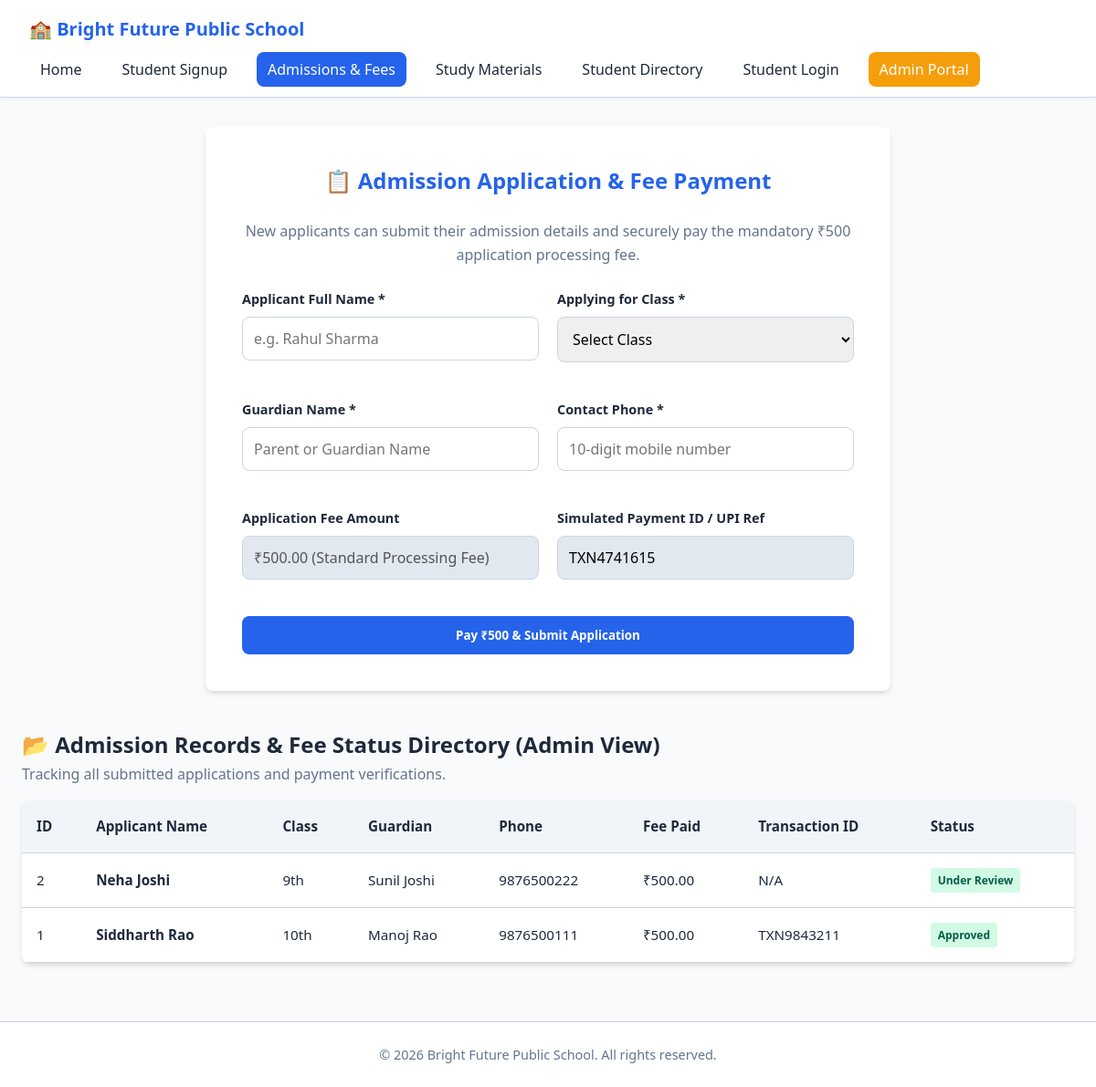
The page /admission.php (signed in) on the database its author committed.
### tables this page shows
CREATE TABLE IF NOT EXISTS admissions (
    id INT AUTO_INCREMENT PRIMARY KEY,
    applicant_name VARCHAR(100) NOT NULL,
    applied_class VARCHAR(20) NOT NULL,
    guardian_name VARCHAR(100) NOT NULL,
    contact_phone VARCHAR(15) NOT NULL,
    fee_amount DECIMAL(10,2) NOT NULL DEFAULT 500.00,
    payment_status ENUM('Paid', 'Pending', 'Failed') DEFAULT 'Pending',
    transaction_id VARCHAR(50) DEFAULT NULL,
    admission_status ENUM('Under Review', 'Approved', 'Rejected') DEFAULT 'Under Review',
    created_at TIMESTAMP DEFAULT CURRENT_TIMESTAMP
);

### admission.php (the view, shortened to what this page needs)
<?php
require_once 'config.php';
$is_admin = isset($_SESSION['admin_logged_in']) && $_SESSION['admin_logged_in'] === true;
$admissions_result = null;
if ($is_admin) {
    $admissions_result = mysqli_query($conn, "SELECT * FROM admissions ORDER BY id DESC");
}
?>
<!DOCTYPE html>
<html lang="en">
<head>
    <link rel="stylesheet" href="style.css">
</head>
<body>
    <header>
        <div class="nav-container">
            <div class="logo">🏫 Bright Future Public School</div>
            <nav>
                <ul>
                    <li><a href="index.php">Home</a></li>
                    <li><a href="register.php">Student Signup</a></li>
                    <li><a href="admission.php" class="active">Admissions & Fees</a></li>
                    <li><a href="materials.php">Study Materials</a></li>
                    <li><a href="search.php">Student Directory</a></li>
                    <li><a href="student_login.php">Student Login</a></li>
                    <li><a href="admin_login.php" style="background: var(--accent-color); color: white;">Admin Portal</a></li>
                </ul>
            </nav>
        </div>
    </header>
    <div class="container">
        <div class="form-card" style="margin-bottom: 2.5rem;">
            <h2>📋 Admission Application & Fee Payment</h2>
            <p style="text-align: center; color: var(--text-light); margin-bottom: 1.5rem;">
                New applicants can submit their admission details and securely pay the mandatory ₹500 application processing fee.
            </p>
            <form action="admission.php" method="POST">
                <div class="form-row">
                    <div class="form-group">
                        <label for="applicant_name">Applicant Full Name *</label>
                        <input type="text" id="applicant_name" name="applicant_name" required placeholder="e.g. Rahul Sharma">
                    </div>
                    <div class="form-group">
                        <label for="applied_class">Applying for Class *</label>
                        <select id="applied_class" name="applied_class" required>
                            <option value="">Select Class</option>
                        </select>
                    </div>
                </div>
                <div class="form-row">
                    <div class="form-group">
                        <label for="guardian_name">Guardian Name *</label>
                        <input type="text" id="guardian_name" name="guardian_name" required placeholder="Parent or Guardian Name">
                    </div>
                    <div class="form-group">
                        <label for="contact_phone">Contact Phone *</label>
                        <input type="text" id="contact_phone" name="contact_phone" required pattern="[0-9]{10}" placeholder="10-digit mobile number">
                    </div>
                </div>
                <div class="form-row">
                    <div class="form-group">
                        <label for="fee_display">Application Fee Amount</label>
                        <input type="text" id="fee_display" value="₹500.00 (Standard Processing Fee)" disabled style="background: #e2e8f0;">
                    </div>
                    <div class="form-group">
                        <label for="transaction_id">Simulated Payment ID / UPI Ref</label>
                        <input type="text" id="transaction_id" name="transaction_id" value="TXN<?php echo random_int(1000000, 9999999); ?>" readonly style="background: #e2e8f0;">
                    </div>
                </div>
                <button type="submit" name="submit_application" class="btn" style="width: 100%;">Pay ₹500 & Submit Application</button>
            </form>
        </div>
        <?php if ($is_admin): ?>
            <h2>📂 Admission Records & Fee Status Directory (Admin View)</h2>
            <p style="color: var(--text-light); margin-bottom: 1rem;">Tracking all submitted applications and payment verifications.</p>
            <div class="table-responsive">
                <table>
                    <thead>
                        <tr>
                            <th>ID</th>
                            <th>Applicant Name</th>
                            <th>Class</th>
                            <th>Guardian</th>
                            <th>Phone</th>
                            <th>Fee Paid</th>
                            <th>Transaction ID</th>
                            <th>Status</th>
                        </tr>
                    </thead>
                    <tbody>
                        <?php if ($admissions_result && mysqli_num_rows($admissions_result) > 0): ?>
                            <?php while($row = mysqli_fetch_assoc($admissions_result)): ?>
                                <tr>
                                    <td><?php echo htmlspecialchars($row['id']); ?></td>
                                    <td><strong><?php echo htmlspecialchars($row['applicant_name']); ?></strong></td>
                                    <td><?php echo htmlspecialchars($row['applied_class']); ?></td>
                                    <td><?php echo htmlspecialchars($row['guardian_name']); ?></td>
                                    <td><?php echo htmlspecialchars($row['contact_phone']); ?></td>
                                    <td>₹<?php echo number_format($row['fee_amount'], 2); ?></td>
                                    <td><code><?php echo htmlspecialchars($row['transaction_id'] ?? 'N/A'); ?></code></td>
                                    <td>
                                        <span class="badge badge-success"><?php echo htmlspecialchars($row['admission_status']); ?></span>
                                    </td>
                                </tr>
                            <?php endwhile; ?>
                        <?php else: ?>
                            <tr>
                                <td colspan="8" style="text-align: center; padding: 2rem; color: var(--text-light);">No admission records found.</td>
                            </tr>
                        <?php endif; ?>
                    </tbody>
                </table>
            </div>
        <?php else: ?>
            <div class="form-card" style="max-width: 700px; text-align: center;">
                <p style="color: var(--text-light);">The full admissions ledger (guardian contact details and payment status) is visible to school administrators only. <a href="admin_login.php">Admin login</a></p>
            </div>
        <?php endif; ?>
    </div>
    <footer>
        <p>&copy; <?php echo date('Y'); ?> Bright Future Public School. All rights reserved.</p>
    </footer>
</body>
</html>

### style.css (style rules this page uses)
:root { --primary-color: #2563eb; --primary-dark: #1d4ed8; --accent-color: #f59e0b; --success-color: #10b981; --danger-color: #ef4444; --bg-color: #f8fafc; --card-bg: #ffffff; --text-main: #1e293b; --text-light: #64748b; --border-color: #cbd5e1; --radius: 8px; --shadow: 0 4px 6px -1px rgba(0, 0, 0, 0.1), 0 2px 4px -1px rgba(0, 0, 0, 0.06); }
* { box-sizing: border-box; margin: 0; padding: 0; font-family: 'Segoe UI', Tahoma, Geneva, Verdana, sans-serif; }
body { background-color: var(--bg-color); color: var(--text-main); line-height: 1.6; display: flex; flex-direction: column; min-height: 100vh; }
header { background: #ffffff; border-bottom: 1px solid var(--border-color); box-shadow: 0 1px 3px rgba(0,0,0,0.05); position: sticky; top: 0; z-index: 1000; }
.nav-container { max-width: 1200px; margin: 0 auto; padding: 1rem 2rem; display: flex; justify-content: space-between; align-items: center; flex-wrap: wrap; gap: 1rem; }
.logo { font-size: 1.25rem; font-weight: 700; color: var(--primary-color); display: flex; align-items: center; gap: 0.5rem; }
nav ul { list-style: none; display: flex; gap: 1.25rem; flex-wrap: wrap; align-items: center; }
nav a { text-decoration: none; color: var(--text-main); font-weight: 500; padding: 0.5rem 0.75rem; border-radius: var(--radius); transition: all 0.2s ease; }
nav a:hover, nav a.active { background-color: var(--primary-color); color: #ffffff; }
.container { max-width: 1200px; margin: 2rem auto; padding: 0 1.5rem; flex: 1; width: 100%; }
.form-card { background: var(--card-bg); padding: 2.5rem; border-radius: var(--radius); box-shadow: var(--shadow); max-width: 750px; margin: 0 auto; }
.form-card h2 { margin-bottom: 1.5rem; color: var(--primary-color); text-align: center; }
.form-row { display: grid; grid-template-columns: 1fr 1fr; gap: 1.25rem; margin-bottom: 1.25rem; }
.form-group { display: flex; flex-direction: column; margin-bottom: 1.25rem; }
label { font-weight: 600; margin-bottom: 0.5rem; font-size: 0.9rem; }
input, select, textarea { padding: 0.75rem; border: 1px solid var(--border-color); border-radius: var(--radius); font-size: 1rem; outline: none; transition: border-color 0.2s; width: 100%; }
.btn { display: inline-block; background-color: var(--primary-color); color: white; padding: 0.75rem 1.5rem; border: none; border-radius: var(--radius); font-weight: 600; cursor: pointer; text-decoration: none; text-align: center; transition: background-color 0.2s; }
.table-responsive { overflow-x: auto; background: var(--card-bg); border-radius: var(--radius); box-shadow: var(--shadow); margin-bottom: 2rem; }
table { width: 100%; border-collapse: collapse; text-align: left; font-size: 0.95rem; }
th, td { padding: 1rem; border-bottom: 1px solid var(--border-color); }
th { background-color: #f1f5f9; color: var(--text-main); font-weight: 600; }
.badge { display: inline-block; padding: 0.25rem 0.5rem; font-size: 0.75rem; font-weight: 600; border-radius: 4px; }
.badge-success { background: #d1fae5; color: #065f46; }
footer { text-align: center; padding: 1.5rem; background: #ffffff; border-top: 1px solid var(--border-color); color: var(--text-light); font-size: 0.9rem; margin-top: auto; }

### rows shown on the page
admissions: id "2", applicant_name "Neha Joshi", applied_class "9th", guardian_name "Sunil Joshi", contact_phone "9876500222", fee_amount "500.00", transaction "N/A", admission_status "Under Review"
admissions: id "1", applicant_name "Siddharth Rao", applied_class "10th", guardian_name "Manoj Rao", contact_phone "9876500111", fee_amount "500.00", transaction "TXN9843211", admission_status "Approved"
